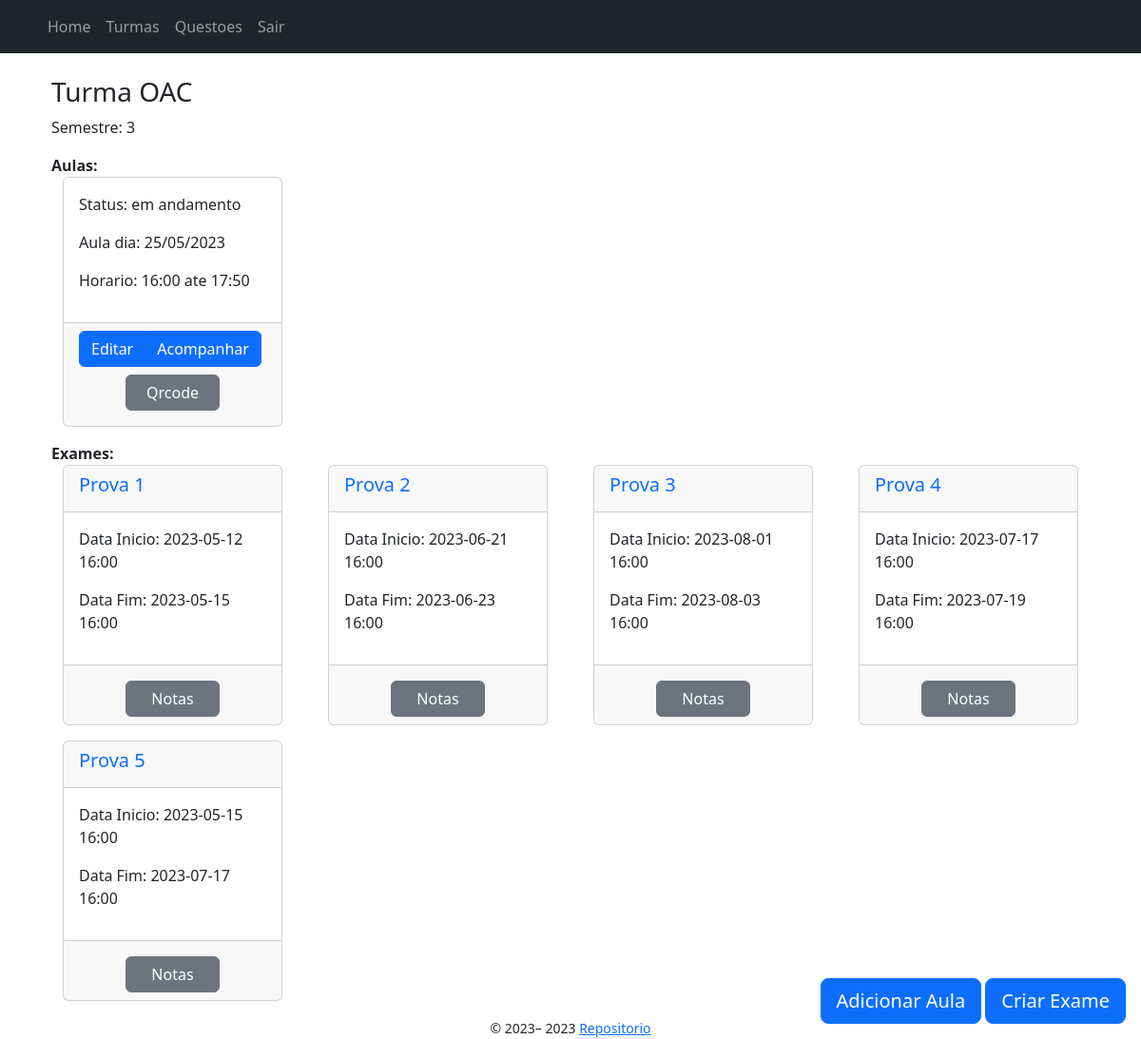
/turmas/1/show (signed in), run on an earlier commit of the app's database.
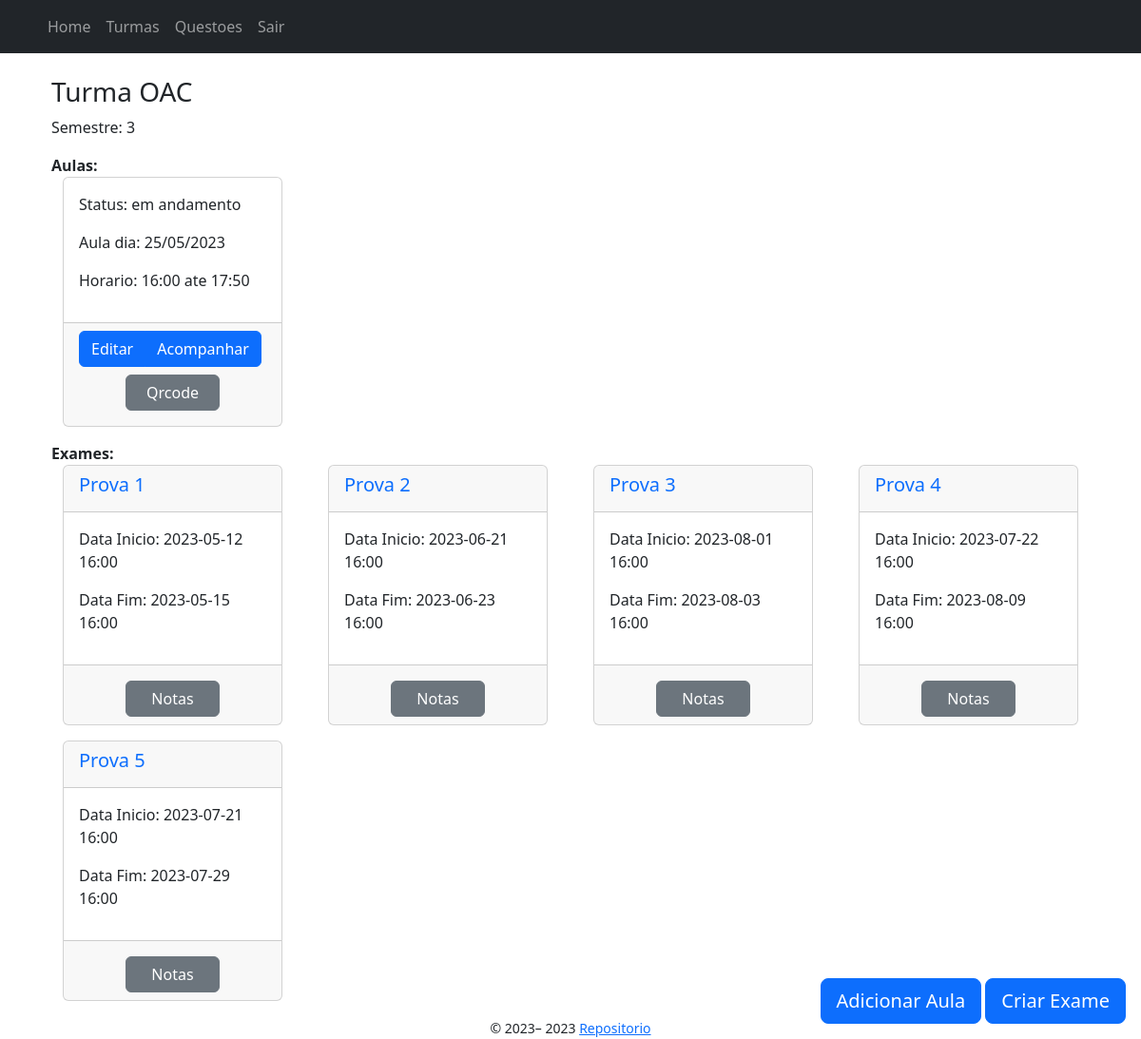
And on a later commit of the database.
### app/models/professor.py (models this page shows, shortened)
class Professor(Usuario):
    __tablename__ = "professor"
    id = db.Column(db.Integer, db.ForeignKey('usuario.id'), primary_key=True)
    turmas = db.relationship('Turma', backref='prof_turmas', lazy=True) #1 to N
    questoes = db.relationship('Questao', backref='prof_questoes', lazy=True) #1 to N
    exames = db.relationship('Exame', backref='prof_exames', lazy=True) #1 to N

### app/models/turma.py (models this page shows, shortened)
class Turma(db.Model):
    __tablename__ = "turma"
    id = db.Column(db.Integer, primary_key=True)
    nome = db.Column(db.String(100), nullable=False)
    horario_inicio = db.Column(db.Time, nullable=False)
    horario_fim = db.Column(db.Time, nullable=False)
    senha = db.Column(db.String(200), nullable=False)
    semestre = db.Column(db.Integer, nullable=False)
    professor_id = db.Column(db.Integer, db.ForeignKey(
        'professor.id'), nullable=False)
    aulas = db.relationship('Aula', backref=db.backref('turma_aulas', lazy=True)) #1 to N
    exames = db.relationship('Exame', backref='turma_exame', lazy=True) #1 to N

### app/models/aula.py (models this page shows, shortened)
class Aula(db.Model):
    __tablename__ = "aula"
    id = db.Column(db.Integer, primary_key=True)
    turma_id = db.Column(db.Integer, db.ForeignKey('turma.id'), nullable=False)
    data_aula = db.Column(db.Date, nullable=False)
    status = db.Column(
        Enum("agendado", "finalizado", "em andamento", "cancelado", name="StatusAula"), nullable=False)
    token = db.Column(db.String(100), nullable=False)
    presencas = db.relationship(
        'Presenca', backref='aula_presenca', lazy=True)  # 1 to N

### app/models/exame.py (models this page shows, shortened)
class Exame(db.Model):
    __tablename__ = "exame"
    id = db.Column(db.Integer, primary_key=True)
    data_inicio = db.Column(db.DateTime, nullable=True)
    data_fim = db.Column(db.DateTime, nullable=True)
    nome = db.Column(db.String(255))
    nota_exame = db.Column(db.Float)
    professor_id = db.Column(db.Integer, db.ForeignKey('professor.id'), nullable=False)
    turma_id = db.Column(db.Integer, db.ForeignKey('turma.id'), nullable=False)
    notas = db.relationship('NotasExames', backref='exame_notas') #1 to N
    respostas = db.relationship('RespostaQuestaoExame', backref='exame_respostas') #1 to N
    questoes = db.relationship("QuestaoExame", back_populates="exame") # N to N

### app/controllers/turmas_controller.py (the view)
@bp.route("/<int:turma_id>/show", methods=["GET"])
@login_required
def show(turma_id: int) -> Union[redirect,render_template]:
    turma = db.get_or_404(Turma, turma_id)
    if turma not in current_user.turmas:
        return redirect(url_for("turmas.matricular", turma_id=turma_id))
    aulas = Aula.query.filter_by(turma_id=turma_id).all()
    exames = Exame.query.filter_by(turma_id=turma_id).all()
    if current_user.tipo_usuario == "estudante":
        for exame in exames:
            nota_exame = NotasExames.query.filter_by(exame_id=exame.id, estudante_id=current_user.id).first()
            if nota_exame:
                exame.respondido = True
                exame.nota_estudante = nota_exame.nota_exame_estudante
    return render_template("turmas/show.jinja2", turma=turma, aulas=aulas, exames=exames, user=current_user)

### app/templates/turmas/show.jinja2 (shortened to what this page needs)
{% extends "./base.jinja2" %}
{% from 'bootstrap5/utils.html' import render_icon %}
{% block content %}
<div class="container">
    <h3>Turma {{ turma.nome }}</h3>
    <p>Semestre: {{ turma.semestre }}</p>
    <b>Aulas:</b>
    <div class="mb-3 row row-col-1 row-cols-md-2 row-cols-lg-4">
        {% for aula in aulas %}
            <div>
                {% include 'aulas/show.jinja2' %}
            </div>
        {% endfor %}
    </div>
    <b>Exames:</b>
    <div class="row row-col-1 row-cols-md-2 row-cols-lg-4">
        {% for exame in exames %}
            <div>
                {% include 'exames/card.jinja2' %}
            </div>
        {% endfor %}
    </div>
    {% if user.tipo_usuario == "professor" %}
            <div class="position-fixed bottom-0 end-0 p-3">
                <a href="{{ url_for('turmas.aulas.new', turma_id=turma.id) }}" class="btn btn-floating btn-lg btn-primary">
                    {{render_icon('plus') }} <span class="d-none d-xl-inline">Adicionar Aula</span>
                </a>
                <a href="{{ url_for('turmas.exames.new', turma_id=turma.id) }}" class="btn btn-floating btn-lg btn-primary">
                    {{render_icon('plus') }} <span class="d-none d-xl-inline">Criar Exame</span>
                </a>
            </div>
    {% endif %}
</div>
{% endblock %}

### app/templates/base.jinja2 (shortened to what this page needs)
{% from 'bootstrap5/utils.html' import render_messages %}
{% from 'bootstrap5/form.html' import render_form %}
{% from 'bootstrap5/nav.html' import render_nav_item, render_breadcrumb_item %}
<!doctype html>
<html lang="en">
<head>
    {% block head %}
    {% block styles %}
    {{ bootstrap.load_css() }}
    <link rel="stylesheet" type="text/css" href="{{ url_for('static', filename='css/style.css') }}">
    {% endblock %}
    {% endblock %}
</head>
<body>
    <head>
        {% if current_user.is_authenticated %}
            <nav class="navbar navbar-expand-lg navbar-dark bg-dark mb-4">
                <div class="container">
                    <div class="collapse navbar-collapse" id="navbarSupportedContent">
                        <ul class="navbar-nav mr-auto">
                            {{ render_nav_item("index.index", "Home") }}
                            {{ render_nav_item("turmas.index", "Turmas") }}
                            {% if current_user.tipo_usuario == "professor" %}
                                {{ render_nav_item("questoes.index", "Questoes", professor_id=current_user.id) }}
                            {% endif %}
                            {{ render_nav_item("auth.logout", "Sair") }}
                        </ul>
                    </div>
                </div>
            </nav>
        {% endif %}
    </head>
    <main class="container">
        {% block content %}{% endblock %}
    </main>
    <footer class="text-center">
        {% block footer %}
        <small> &copy; 2023–
            <a href="https://github.com/zeroCass/unb-web" target="_blank">Repositorio</a>
        </small>
        {% endblock %}
    </footer>
</body>
</html>

### app/templates/aulas/show.jinja2
{% block content %}
<div class="container">
    <div class="card">
        <div class="card-body">
            <p>Status: {{ aula.status }}</p>
            <p>Aula dia: {{ aula.data_aula.strftime('%d/%m/%Y') }}</p>
            <p>Horario: {{ turma.horario_inicio.strftime('%H:%M') }} ate {{ turma.horario_fim.strftime('%H:%M') }}</p>
        </div>
        <div class="card-footer">
            {% if user.tipo_usuario == "estudante" and aula.status == "em andamento" %}
                <div class="d-grid gap-2 col-6 mx-auto">
                    <form method="GET" action="{{ url_for('turmas.aulas.presenca.registrar_presenca', turma_id=turma.id, aula_id=aula.id) }}">
                        <button class="btn btn-primary" type="submit">Assinar Chamada</button>
                    </form>
                </div>
            {% elif user.tipo_usuario == "professor" %}
                <div class="mb-2">
                    <div class="btn-group">
                        <a class="btn btn-primary" href="{{ url_for('turmas.aulas.edit', turma_id=turma.id, aula_id=aula.id) }}">Editar</a>
                        <a class="btn btn-primary" href="{{ url_for('turmas.aulas.presenca.listar_presencas', turma_id=turma.id, aula_id=aula.id) }}">Acompanhar</a>
                    </div>
                       {% if aula.status == "em andamento" %}
                        <div class="d-grid gap-2 col-6 mx-auto">
                            <a class="btn btn-secondary mt-2"
                            href="{{ url_for('turmas.aulas.presenca.qrcode_page', turma_id=aula.turma_id, aula_id=aula.id) }}">
                                Qrcode
                            </a>
                        </div>
                    {% endif %}
                </div>
            {% endif %}
        </div>
    </div>
</div>
{% endblock %}

### app/templates/exames/card.jinja2 (shortened to what this page needs)
{% block content %}
<div class="container">
    <div class="mb-3 card">
        <div class="card-header">
            <a class="text-decoration-none" href="{{ url_for('turmas.exames.check_date', turma_id=turma.id, exame_id=exame.id) }}">
                <h5 class="card-title">{{ exame.nome }}</h5>
            </a>
        </div>
        <div class="card-body">
            <p>Data Inicio: {{ exame.data_inicio.strftime("%Y-%m-%d %H:%M") }}</p>
            <p>Data Fim: {{ exame.data_fim.strftime("%Y-%m-%d %H:%M") }}</p>
        </div>
        <div class="card-footer">
            {% if user.tipo_usuario == "professor" %}
                <div class="d-grid gap-2 col-6 mx-auto">
                    <a class="btn btn-secondary mt-2"
                        href="{{ url_for('turmas.exames.notas', turma_id=turma.id, exame_id=exame.id) }}">
                        Notas
                    </a>
                </div>
            {% else %}
                {% if exame.nota_estudante %}
                    <p class="text-muted">Nota Final: {{ exame.nota_estudante }} / {{exame.nota_exame}}</p>
                {% else %}
                    <p class="fw-bold">Nota total Exame: {{exame.nota_exame}}</p>
                {% endif %}
            {% endif %}
        </div>
    </div>
</div>
{% endblock %}

### app/static/css/style.css (style rules this page uses)
* { box-sizing: border-box; margin: 0; padding: 0; }
body { display: grid; min-height: 100vh; min-width: 100vw; grid-template-columns: 1fr; grid-template-rows: auto 1fr auto; grid-template-areas: "header" "main" "footer"; }
main { grid-area: main; }
footer { grid-area: footer; }

What changed in the data, as far as the page shows it:
changed Exame "Prova 4": data_inicio "2023-07-17 16:00" → "2023-07-22 16:00"; data_fim "2023-07-19 16:00" → "2023-08-09 16:00"
changed Exame "Prova 5": data_inicio "2023-05-15 16:00" → "2023-07-21 16:00"; data_fim "2023-07-17 16:00" → "2023-07-29 16:00"
